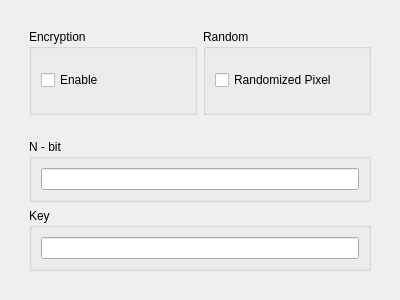
<?xml version="1.0" encoding="UTF-8"?>
<ui version="4.0">
 <class>Form</class>
 <widget class="QWidget" name="Form">
  <property name="geometry">
   <rect>
    <x>0</x>
    <y>0</y>
    <width>400</width>
    <height>300</height>
   </rect>
  </property>
  <property name="windowTitle">
   <string>Form</string>
  </property>
  <layout class="QHBoxLayout" name="horizontalLayout">
   <item>
    <widget class="QWidget" name="image_lsb_widget" native="true">
     <layout class="QVBoxLayout" name="verticalLayout_6">
      <item>
       <widget class="QWidget" name="widget" native="true">
        <layout class="QHBoxLayout" name="horizontalLayout_5">
         <item>
          <widget class="QGroupBox" name="groupBox">
           <property name="title">
            <string>Encryption</string>
           </property>
           <layout class="QVBoxLayout" name="verticalLayout_2">
            <item>
             <widget class="QCheckBox" name="encryption_checkbox">
              <property name="text">
               <string>Enable</string>
              </property>
             </widget>
            </item>
           </layout>
          </widget>
         </item>
         <item>
          <widget class="QGroupBox" name="groupBox_3">
           <property name="title">
            <string>Random</string>
           </property>
           <layout class="QVBoxLayout" name="verticalLayout_4">
            <item>
             <widget class="QCheckBox" name="randomized_checkbox">
              <property name="text">
               <string>Randomized Pixel</string>
              </property>
             </widget>
            </item>
           </layout>
          </widget>
         </item>
        </layout>
       </widget>
      </item>
      <item>
       <widget class="QWidget" name="widget_2" native="true">
        <layout class="QVBoxLayout" name="verticalLayout_3">
         <item>
          <widget class="QGroupBox" name="groupBox_2">
           <property name="title">
            <string>N - bit</string>
           </property>
           <layout class="QVBoxLayout" name="verticalLayout">
            <item>
             <widget class="QLineEdit" name="number_bit_text"/>
            </item>
           </layout>
          </widget>
         </item>
         <item>
          <widget class="QGroupBox" name="groupBox_4">
           <property name="title">
            <string>Key</string>
           </property>
           <layout class="QHBoxLayout" name="horizontalLayout_2">
            <item>
             <widget class="QLineEdit" name="key_input_text"/>
            </item>
           </layout>
          </widget>
         </item>
        </layout>
       </widget>
      </item>
     </layout>
    </widget>
   </item>
  </layout>
 </widget>
 <resources/>
 <connections/>
</ui>
